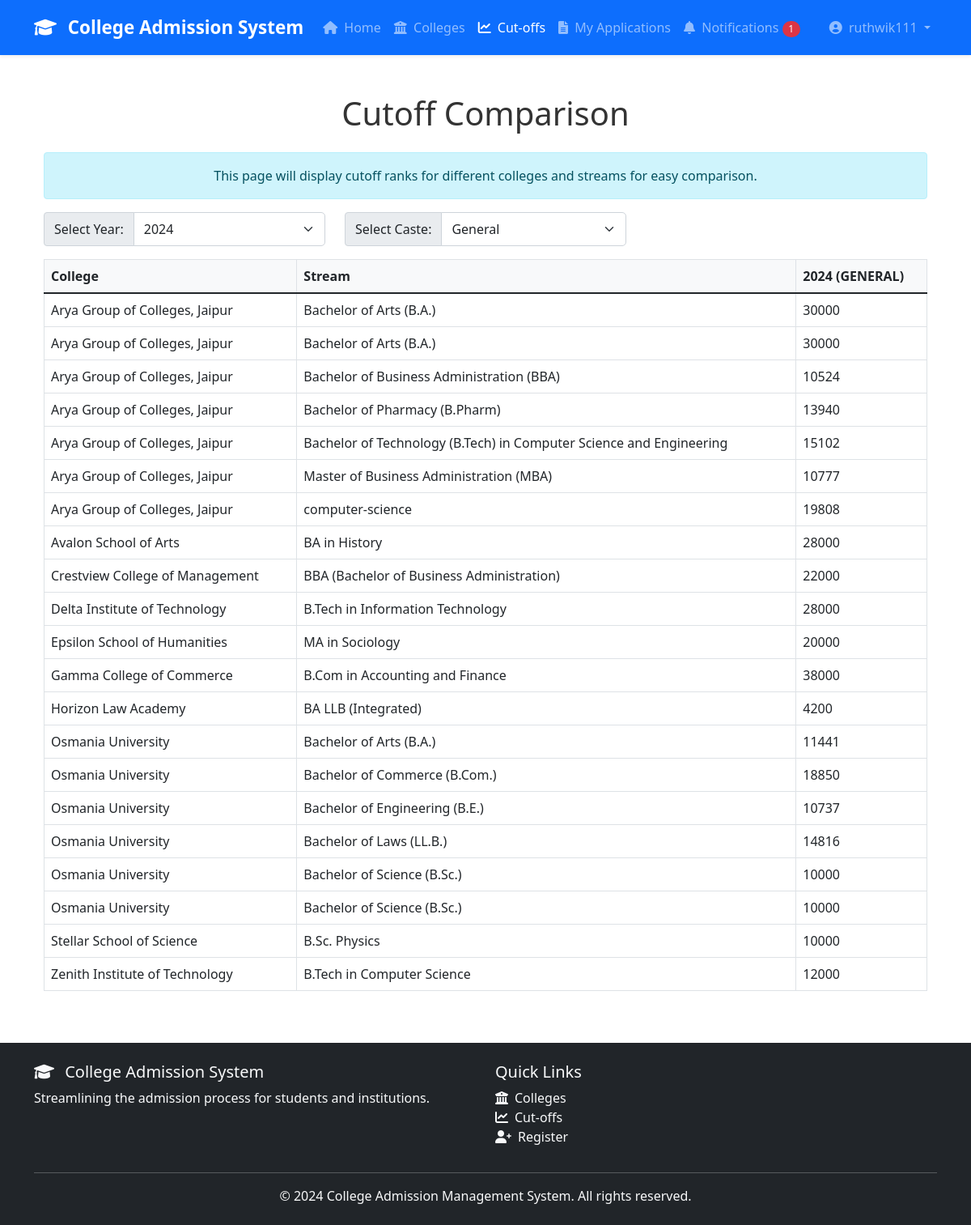
The page /cutoffs/compare/ (signed in) on the database its author committed.
### colleges/models.py (models this page shows, shortened)
class Stream(models.Model):
    STREAM_TYPES = [
        ('SCIENCE', 'Science'),
        ('COMMERCE', 'Commerce'),
        ('ARTS', 'Arts'),
        ('ENGINEERING', 'Engineering'),
        ('MEDICAL', 'Medical'),
        ('LAW', 'Law'),
        ('MANAGEMENT', 'Management'),
    ]
    college = models.ForeignKey(College, on_delete=models.CASCADE, related_name='streams')
    name = models.CharField(max_length=100)
    stream_type = models.CharField(max_length=20, choices=STREAM_TYPES)
    duration_years = models.IntegerField()
    total_seats = models.IntegerField()
    fees_per_year = models.DecimalField(max_digits=10, decimal_places=2)
    eligibility_criteria = models.TextField()
    description = models.TextField(blank=True)
    is_active = models.BooleanField(default=True)
    created_at = models.DateTimeField(auto_now_add=True)
    class Meta:
        ordering = ['college', 'name']
        unique_together = ['college', 'name']

class College(models.Model):
    name = models.CharField(max_length=200)
    code = models.CharField(max_length=20, unique=True)
    address = models.TextField()
    phone = models.CharField(max_length=15)
    email = models.EmailField()
    website = models.URLField(blank=True, null=True)
    established_year = models.IntegerField()
    description = models.TextField()
    logo = models.ImageField(upload_to='college_logos/', blank=True, null=True)
    closing_rank = models.IntegerField(null=True, blank=True)
    created_at = models.DateTimeField(auto_now_add=True)
    updated_at = models.DateTimeField(auto_now=True)
    class Meta:
        ordering = ['name']

### accounts/decorators.py (the view)
        def _wrapped_view(request, *args, **kwargs):
            if not hasattr(request.user, 'userprofile') or request.user.userprofile.user_type != required_type:
                messages.error(request, 'Access denied.')
                return redirect('accounts:login')
            return view_func(request, *args, **kwargs)

### accounts/context_processors.py (called while the page is built)
def unread_notifications_count(request):
    if request.user.is_authenticated:
        count = Notification.objects.filter(user=request.user, is_read=False).count()
        return {'unread_notifications_count': count}
    return {'unread_notifications_count': 0}

### templates/cutoffs/compare_cutoffs.html (shortened to what this page needs)
{% extends 'base.html' %}
{% block content %}
<div class="container py-4">
    <h1 class="mb-4 text-center">Cutoff Comparison</h1>
    <div class="alert alert-info text-center">
        This page will display cutoff ranks for different colleges and streams for easy comparison.
    </div>
    <div class="row mb-3">
        <div class="col-md-4">
            <form action="." method="get">
                <div class="input-group">
                    <label class="input-group-text" for="yearSelect">Select Year:</label>
                    <select class="form-select" id="yearSelect" name="year" onchange="this.form.submit()">
                        {% for year in available_years %}
                        <option value="{{ year }}" {% if year == selected_year %}selected{% endif %}>{{ year }}</option>
                        {% endfor %}
                    </select>
                </div>
            </form>
        </div>
         <div class="col-md-4">
            <form action="." method="get">
                 <div class="input-group">
                    <label class="input-group-text" for="categorySelect">Select Caste:</label>
                    <select class="form-select" id="categorySelect" name="category" onchange="this.form.submit()">
                        {% for category_value, category_label in available_categories %}
                            <option value="{{ category_value }}" {% if category_value == selected_category %}selected{% endif %}>{{ category_label }}</option>
                        {% endfor %}
                    </select>
                </div>
            </form>
        </div>
    </div>
    {% if comparison_data %}
    <div class="table-responsive">
        <table class="table table-hover table-bordered">
            <thead>
                <tr>
                    <th>College</th>
                    <th>Stream</th>
                    {% for year in years_to_display %}
                    <th>{{ year }} ({{ selected_category }})</th>
                    {% endfor %}
                </tr>
            </thead>
            <tbody>
                {% for row in comparison_data %}
                <tr>
                    <td>{{ row.college.name }}</td>
                    <td>{{ row.stream.name }}</td>
                    <td>{{ row.cutoff }}</td>
                </tr>
                {% endfor %}
            </tbody>
        </table>
    </div>
    {% else %}
    <div class="alert alert-warning text-center">
        <i class="fas fa-info-circle me-2"></i> No cutoff data available for comparison for the selected year and caste.
    </div>
    {% endif %}
</div>
{% endblock %}

### templates/base.html (shortened to what this page needs)
<!DOCTYPE html>
<html lang="en">
<head>
    <link href="https://cdn.jsdelivr.net/npm/bootstrap@5.1.3/dist/css/bootstrap.min.css" rel="stylesheet">
    <link href="https://cdnjs.cloudflare.com/ajax/libs/font-awesome/6.0.0/css/all.min.css" rel="stylesheet">
    {% load static %}
    <link rel="stylesheet" href="{% static 'css/style.css' %}">
</head>
<body class="d-flex flex-column min-vh-100">
    <nav class="navbar navbar-expand-lg navbar-dark bg-primary sticky-top shadow-sm">
        <div class="container">
            <a class="navbar-brand fw-bold" href="{% url 'home' %}">
                <i class="fas fa-graduation-cap me-2"></i> College Admission System
            </a>
            <div class="collapse navbar-collapse" id="navbarNav">
                <ul class="navbar-nav me-auto">
                    <li class="nav-item">
                        <a class="nav-link {% if request.path == '/' %}active{% endif %}" href="{% url 'home' %}">
                            <i class="fas fa-home me-1"></i> Home
                        </a>
                    </li>
                    <li class="nav-item">
                        <a class="nav-link {% if 'colleges' in request.path %}active{% endif %}" href="{% url 'colleges:college_list' %}">
                            <i class="fas fa-university me-1"></i> Colleges
                        </a>
                    </li>
                    <li class="nav-item">
                        <a class="nav-link {% if 'cutoffs' in request.path %}active{% endif %}" href="{% url 'cutoffs:compare_cutoffs' %}">
                            <i class="fas fa-chart-line me-1"></i> Cut-offs
                        </a>
                    </li>
                    {% if user.is_authenticated %}
                    <li class="nav-item">
                        <a class="nav-link {% if 'admissions/my-applications' in request.path %}active{% endif %}" href="{% url 'admissions:my_applications' %}">
                            <i class="fas fa-file-alt me-1"></i> My Applications
                        </a>
                    </li>
                    <li class="nav-item">
                        <a class="nav-link {% if 'notifications' in request.path %}active{% endif %}" href="{% url 'notifications:notification_list' %}">
                            <i class="fas fa-bell me-1"></i> Notifications
                            {% if unread_notifications_count > 0 %}
                            <span class="badge rounded-pill bg-danger">{{ unread_notifications_count }}</span>
                            {% endif %}
                        </a>
                    </li>
                    {% endif %}
                </ul>
                <ul class="navbar-nav">
                    {% if user.is_authenticated %}
                    <li class="nav-item dropdown">
                        <a class="nav-link dropdown-toggle" href="#" id="navbarDropdown" role="button" data-bs-toggle="dropdown">
                            <i class="fas fa-user-circle me-1"></i> {{ user.username }}
                        </a>
                    </li>
                    {% endif %}
                </ul>
            </div>
        </div>
    </nav>
    <main class="container py-4 flex-grow-1">
        {% block content %}{% endblock %}
    </main>
    <footer class="bg-dark text-light py-4 mt-auto">
        <div class="container">
            <div class="row">
                <div class="col-md-6">
                    <h5><i class="fas fa-graduation-cap me-2"></i> College Admission System</h5>
                    <p>Streamlining the admission process for students and institutions.</p>
                </div>
                <div class="col-md-6">
                    <h5>Quick Links</h5>
                    <ul class="list-unstyled">
                        <li><a href="{% url 'colleges:college_list' %}" class="text-light"><i class="fas fa-university me-2"></i>Colleges</a></li>
                        <li><a href="{% url 'cutoffs:compare_cutoffs' %}" class="text-light"><i class="fas fa-chart-line me-2"></i>Cut-offs</a></li>
                        <li><a href="{% url 'accounts:register' %}" class="text-light"><i class="fas fa-user-plus me-2"></i>Register</a></li>
                    </ul>
                </div>
            </div>
            <hr class="my-3">
            <div class="text-center">
                <p class="mb-0">&copy; 2024 College Admission Management System. All rights reserved.</p>
            </div>
        </div>
    </footer>
</body>
</html>

### static/css/style.css (style rules this page uses)
body { font-family: 'Segoe UI', Tahoma, Geneva, Verdana, sans-serif; color: #333; }
.navbar { padding: 0.75rem 1rem; }
.navbar-brand { font-size: 1.4rem; }
.nav-link { padding: 0.5rem 1rem; transition: all 0.3s ease; }
.table th { font-weight: 600; background-color: #f8f9fa; }
.form-control, .form-select { padding: 0.5rem 0.75rem; border-radius: 5px; border: 1px solid #ced4da; transition: border-color 0.15s ease-in-out, box-shadow 0.15s ease-in-out; }
.badge { padding: 0.35em 0.65em; font-weight: 500; }
footer { background-color: #343a40; }
footer a { transition: color 0.3s ease; text-decoration: none; }
.shadow-sm { box-shadow: 0 0.125rem 0.25rem rgba(0, 0, 0, 0.075) !important; }

### rows shown on the page
Stream: college.name "Arya Group of Colleges, Jaipur", stream.name "Bachelor of Arts (B.A.)", cutoff "30000"
Stream: college.name "Arya Group of Colleges, Jaipur", stream.name "Bachelor of Arts (B.A.)", cutoff "30000"
Stream: college.name "Arya Group of Colleges, Jaipur", stream.name "Bachelor of Business Administration (BBA)", cutoff "10524"
Stream: college.name "Arya Group of Colleges, Jaipur", stream.name "Bachelor of Pharmacy (B.Pharm)", cutoff "13940"
Stream: college.name "Arya Group of Colleges, Jaipur", stream.name "Bachelor of Technology (B.Tech) in Computer Science and Engineering", cutoff "15102"
Stream: college.name "Arya Group of Colleges, Jaipur", stream.name "Master of Business Administration (MBA)", cutoff "10777"
Stream: college.name "Arya Group of Colleges, Jaipur", stream.name "computer-science", cutoff "19808"
Stream: college.name "Avalon School of Arts", stream.name "BA in History", cutoff "28000"
Stream: college.name "Crestview College of Management", stream.name "BBA (Bachelor of Business Administration)", cutoff "22000"
Stream: college.name "Delta Institute of Technology", stream.name "B.Tech in Information Technology", cutoff "28000"
Stream: college.name "Epsilon School of Humanities", stream.name "MA in Sociology", cutoff "20000"
Stream: college.name "Gamma College of Commerce", stream.name "B.Com in Accounting and Finance", cutoff "38000"
Stream: college.name "Horizon Law Academy", stream.name "BA LLB (Integrated)", cutoff "4200"
Stream: college.name "Osmania University", stream.name "Bachelor of Arts (B.A.)", cutoff "11441"
Stream: college.name "Osmania University", stream.name "Bachelor of Commerce (B.Com.)", cutoff "18850"
Stream: college.name "Osmania University", stream.name "Bachelor of Engineering (B.E.)", cutoff "10737"
Stream: college.name "Osmania University", stream.name "Bachelor of Laws (LL.B.)", cutoff "14816"
Stream: college.name "Osmania University", stream.name "Bachelor of Science (B.Sc.)", cutoff "10000"
Stream: college.name "Osmania University", stream.name "Bachelor of Science (B.Sc.)", cutoff "10000"
Stream: college.name "Stellar School of Science", stream.name "B.Sc. Physics", cutoff "10000"
Stream: college.name "Zenith Institute of Technology", stream.name "B.Tech in Computer Science", cutoff "12000"

### other values the page prints
{{ unread_notifications_count }} "1"
{{ user.username }} "ruthwik111"
{{ year }} "2024"
{{ selected_category }} "GENERAL"
form field year "2024"
form field category "General"
